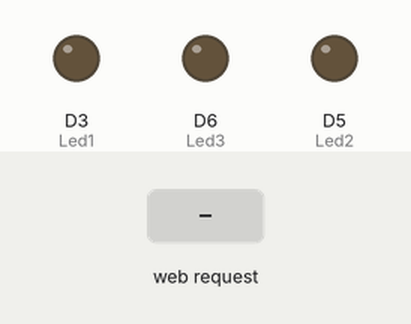
Bench run of a sketch on a simulated ESP8266 (NodeMCU). Parts: output pins drawn as LEDs (lit = HIGH). The inputs (shaded band) are chosen by the test bench. WiFi joins after 1.5 s; servers stay silent unless stated; what the sketch prints to the serial monitor is not drawn.

Above: at 2.8 s.
2.9 s: HTTP request GET /led1 received
At 4.0 s:
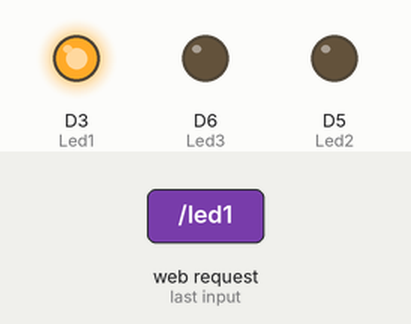
4.4 s: HTTP request GET /led2 received
At 5.1 s:
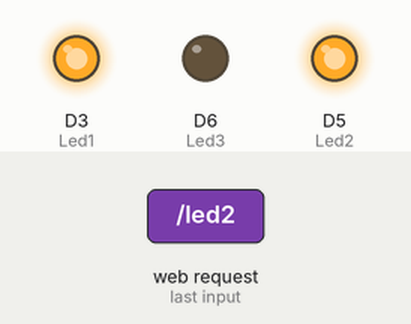
5.9 s: HTTP request GET /led3 received
At 6.3 s:
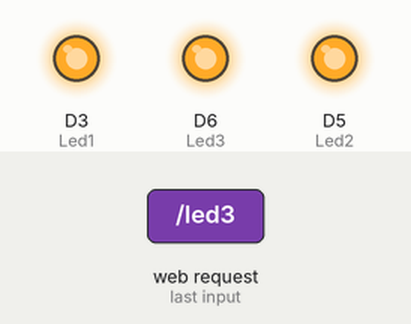
7.4 s: HTTP request GET /led1 received
At 8.6 s:
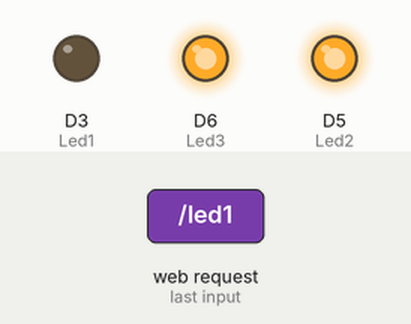
8.9 s: HTTP request GET /led2 received
At 9.7 s:
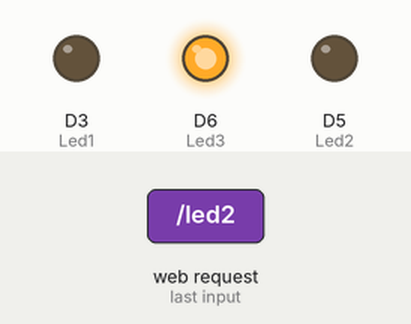
Timing chart, 0 to 11.4 s (numbered marks = the images above; inputs shaded):
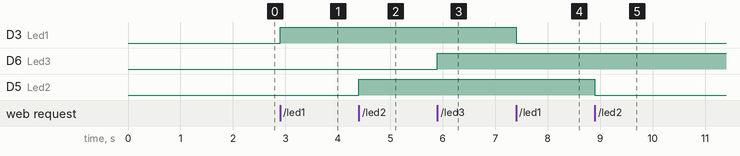

Measured:
- after the input at 2.9 s, D3 (Led1): LOW → HIGH at once
- after the input at 4.4 s, D5 (Led2): LOW → HIGH at once
- after the input at 5.9 s, D6 (Led3): LOW → HIGH at once
- after the input at 7.4 s, D3 (Led1): HIGH → LOW at once
- after the input at 8.9 s, D5 (Led2): HIGH → LOW at once

The sketch:

helloServer_student.ino
```cpp
/*
 *   Mediacollege Duurzaam huis BO
 *   Les 4
 *   Connectie met internet
 *   Webserver
 *   Leds On Off
*/

#include <ESP8266WiFi.h>
#include <WiFiClient.h>
#include <ESP8266WebServer.h>
ESP8266WebServer server(80); // maak een instantie van de webserver op poort 80

//LED pins
uint8_t Led1 = D3; //LED indicator
uint8_t Led2 = D5; //LED indicator
uint8_t Led3 = D6; //LED indicator

bool led1Status = false; //toggle led on/off
bool led2Status = false; //toggle led on/off
bool led3Status = false; //toggle led on/off

// your data
String studentName = "Samed Polat student nummer 30859"; // jouw student nummer + naam

const char *ssid = "Medialab";
const char *password = "Mediacollege";

void wifiConnect()
{
  WiFi.begin(ssid, password); // connect to wifi ssid with password
  while (WiFi.status() != WL_CONNECTED)
  {
    delay(1000); // wait 1 sec
    Serial.print("Connecting..");
  }
  //if connected
  Serial.print("\r\nConnected: SSID: ");
  Serial.print(ssid);
  Serial.print("    IP address: ");
  Serial.println(WiFi.localIP());

  server.begin();
  Serial.println("HTTP server started");
}

void handleRoot()
{
  server.send(200, "text/html", "<h3>Groetjes van Duurzaam Huis! mijn naam is: " + studentName +
  "</h3> <form action=\"/led1\" method=\"GET\"><input type=\"submit\" value=\"Toggle Led1\"></form> " +
  "<form action=\"/led2\" method=\"GET\"><input type=\"submit\" value=\"Toggle Led2\"></form> " +
  "<form action=\"/led3\" method=\"GET\"><input type=\"submit\" value=\"Toggle Led3\"></form>"
  );
}

void handleNotFound()
{
  String message = "File Not Found\n\n";
  server.send(404, "text/plain", message);
}

void setup()
{
  pinMode(Led1, OUTPUT); // Initialize the pin as an output
  pinMode(Led2, OUTPUT); // Initialize the pin as an output
  pinMode(Led3, OUTPUT); // Initialize the pin as an output

  Serial.begin(115200); //  Start de serial monitor

  /*
 * Webserver functionaliteit
 *  server.on("/"
 *  server.on("/easter_egg"
 *  server.on("/led1"
 *  server.onNotFound
 */
  server.on("/", handleRoot);

  server.on("/easter_egg", []() {
    server.send(200, "text/html", "<h1>hoi</h1>");
  });

  server.on("/led1", []() {
    if (!led1Status && !digitalRead(Led1))
    {
      server.send(200, "text/plain", "led1 on");
      digitalWrite(Led1, HIGH); // led 1 on
      led1Status = true;
    }
    else
    {
      server.send(200, "text/plain", "led1 off");
      digitalWrite(Led1, LOW); // Off
      led1Status = false;
    }
  });

  server.on("/led2", []() {
    if (!led2Status && !digitalRead(Led2))
    {
      server.send(200, "text/plain", "led2 on");
      digitalWrite(Led2, HIGH); // led 1 on
      led2Status = true;
    }
    else
    {
      server.send(200, "text/plain", "led2 off");
      digitalWrite(Led2, LOW); // Off
      led2Status = false;
    }
  });

  server.on("/led3", []() {
    if (!led3Status && !digitalRead(Led3))
    {
      server.send(200, "text/plain", "led3 on");
      digitalWrite(Led3, HIGH); // led 1 on
      led3Status = true;
    }
    else
    {
      server.send(200, "text/plain", "led3 off");
      digitalWrite(Led3, LOW); // Off
      led3Status = false;
    }
  });

  server.onNotFound(handleNotFound);
}

void loop()
{
  if (WiFi.status() != WL_CONNECTED)
    wifiConnect(); // reconnect Wifi if necessary
  server.handleClient();
}
```
